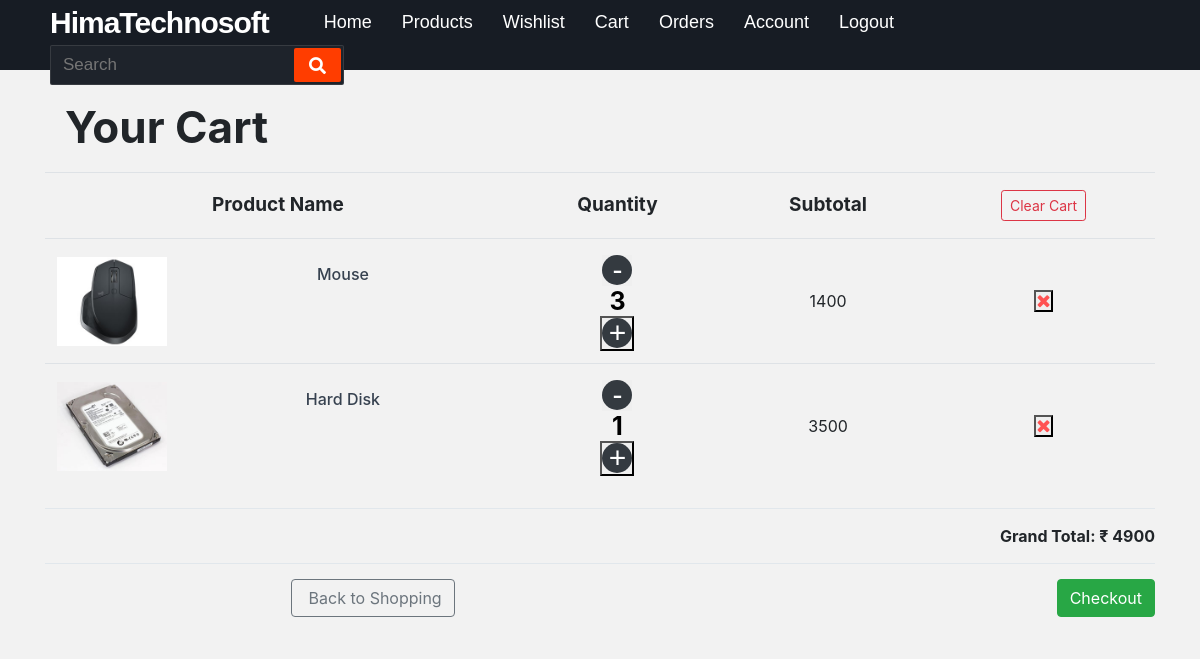
/cart (signed in), run on the app's committed database.
### himatech/models.py (models this page shows, shortened)
class Cart(db.Model):
    cart_id = db.Column(db.Integer, primary_key=True)
    username = db.Column(db.String(32))
    email = db.Column(db.String(120))
    product_name = db.Column(db.String(100))
    product_quantity = db.Column(db.Integer)
    product_image = db.Column(db.String(100))
    product_price = db.Column(db.Integer)
    checkout  = db.Column(db.Boolean, default=False)
    firstName = db.Column(db.String(30))
    lastName = db.Column(db.String(30))
    address = db.Column(db.String(300))
    phoneNumber = db.Column(db.Integer)
    company = db.Column(db.String(150))
    country = db.Column(db.String(100), default="India")
    city = db.Column(db.String(100))
    pincode = db.Column(db.String(6))
    state = db.Column(db.String(30), default="Karnataka")
    checkoutTime = db.Column(db.DateTime, default=datetime.utcnow)
    invoiceNumber = db.Column(db.String(16))

### himatech/routes.py (the view, shortened to what this page needs)
@app.route('/cart', methods=['POST', 'GET'])
@login_required
def cart():
    form = RemoveCartItem()
    checkOut = GoToCheckout()
    cartItems = Cart.query.filter_by(username=current_user.username, checkout=False).all()
    cartPrice = 0
    for cartItem in cartItems:
        cartPrice += cartItem.product_price
    if cartPrice == 0:
        return render_template('emptycart.html')
    return render_template('mycart.html', cart=cartItems, cartPrice=cartPrice, form=form, checkOut=checkOut)

### himatech/forms.py
class RemoveCartItem(FlaskForm):
    submit = SubmitField('Remove Item')

class GoToCheckout(FlaskForm):
    submit = SubmitField('Checkout')

### himatech/models.py (called while the page is built)
@login.user_loader                          #loads the user from the database
def load_user(id):
    return User.query.get(int(id))

### himatech/templates/mycart.html (shortened to what this page needs)
{% extends 'base.html'%}
{% block head%}
    <link rel="stylesheet" href="{{ url_for('static', filename='css/mycart.css') }}">
    <link href="https://maxcdn.bootstrapcdn.com/font-awesome/4.3.0/css/font-awesome.min.css" rel="stylesheet">
{% endblock head%}
{% block body %}
    <div class="container padding-bottom-3x mb-1 main">
        <h4 style=" font-size: 44px; font-weight: bold; padding: 10px 20px; text-align: left;">Your Cart</h4>
        <div class="table-responsive shopping-cart">
            <table class="table">
                <thead>
                    <tr>
                        <th>Product Name</th>
                        <th class="text-center">Quantity</th>
                        <th class="text-center">Subtotal</th>
                        <th class="text-center">
                            <form method="post" novalidate>
                                <button class="btn btn-sm btn-outline-danger">
                                    Clear Cart
                                </button>
                            </form>
                        </th>
                    </tr>
                </thead>
                <tbody>
                {% for item in cart %}
                    <tr>
                        <td>
                            <div class="product-item">
                                <div class="product-thumb">
                                    <img src="{{url_for('static', filename='images/product_images/'+ item.product_image) }}" alt="Product">
                                </div>
                                <div class="product-info">
                                    <h4 class="product-title">
                                        <a href="{{ url_for('productinfo', productName= item.product_name )}}">{{ item.product_name }}</a>
                                    </h4>
                                </div>
                            </div>
                        </td>
                        <td class="text-center">
                            <div class="qty mt-1">
                                <form method="post" novalidate>
                                    <button style="border:0px; border-color: #fff;">
                                        <span class="minus bg-dark" id="minus">-</span>
                                    </button>
                                </form>
                                <span class="count" id="count">{{ item.product_quantity }}<span>
                                <form method="post" novalidate>
                                   <button>
                                        <span class="plus bg-dark" id="plus">+</span>
                                    </button>
                                </form>
                            </div>
                        </td>
                        <td class="text-center text-lg text-medium">{{ item.product_price }}</td>
                        <td >
                        <form method="post" novalidate>
                            <button class="remove-from-cart">
                                <i class="fa fa-remove"></i>
                            </button>
                        </form>
                        </td>
                    </tr>
                    {% endfor %}
                    </tbody>
            </table>
        </div>
        <div class="shopping-cart-footer">
            <div class="column text-lg" style="font-weight: bold;">
                <span>Grand Total: </span>
                <span class="text-medium" style="font-weight: bold;">&#8377; {{ cartPrice }}</span>
            </div>
        </div>
        <div class="shopping-cart-footer">
            <div class="column">
                <a class="btn btn-outline-secondary" href="{{ url_for('product') }}">
                    &nbsp;Back to Shopping
                </a>
            </div>
            <div class="column">
            <a class="btn btn-success" href="{{ url_for('checkout') }}">Checkout</a></div>
        </div>
    </div>
{% endblock body %}

### himatech/static/css/base.css (style rules this page uses)
* { margin: 0; padding: 0; outline: none; box-sizing: border-box; }
body { background: #f2f2f2; }

### himatech/static/css/mycart.css (style rules this page uses)
.main { margin-top: 20px; }
.shopping-cart { margin-bottom: 20px }
.shopping-cart .table { margin-bottom: 0 }
.shopping-cart .btn { margin: 0 }
.shopping-cart>table>thead>tr>th, .shopping-cart>table>thead>tr>td, .shopping-cart>table>tbody>tr>th, .shopping-cart>table>tbody>tr>td { vertical-align: middle !important }
.shopping-cart>table thead th { padding-top: 17px; padding-bottom: 17px; border-width: 1px; font-size: 19px; }
.shopping-cart .remove-from-cart { display: inline-block; color: #ff5252; font-size: 18px; line-height: 1; text-decoration: none }
.shopping-cart .product-item { display: table; width: 100%; min-width: 150px; margin-top: 5px; margin-bottom: 3px }
.shopping-cart .product-item .product-thumb, .shopping-cart .product-item .product-info { display: table-cell; vertical-align: top }
.shopping-cart .product-item .product-thumb { width: 130px; padding-right: 20px }
.shopping-cart .product-item .product-thumb>img { display: block; width: 100% }
.shopping-cart .product-item .product-title { margin-bottom: 6px; padding-top: 5px; font-size: 16px; font-weight: 500 }
.shopping-cart .product-item .product-title>a { transition: color .3s; color: #374250; line-height: 1.5; text-decoration: none }
.shopping-cart-footer { display: table; width: 100%; padding: 10px 0; border-top: 1px solid #e1e7ec }
.shopping-cart-footer>.column { display: table-cell; padding: 5px 0; vertical-align: middle }
.shopping-cart-footer>.column:last-child { text-align: right }
.shopping-cart-footer>.column:last-child .btn { margin-right: 0; margin-left: 15px }
#count { color: #000; display: inline-block; vertical-align: top; font-size: 25px; font-weight: 700; line-height: 30px; padding: 0 2px; min-width: 35px; text-align: center; }
#plus { cursor: pointer; display: inline-block; vertical-align: center; color: white; width: 30px; height: 30px; font: 30px/1 Arial, sans-serif; text-align: center; border-radius: 50%; }
#minus { cursor: pointer; display: inline-block; vertical-align: center; color: white; width: 30px; height: 30px; line-height: 36px; font: 30px/1 Arial, sans-serif; text-align: center; border-radius: 50%; background-clip: padding-box; }
div { text-align: center; }

### data on the page
Cart: product_image (picture), product_name "Mouse", product_quantity "3", product_price "1400"
Cart: product_image (picture), product_name "Hard Disk", product_quantity "1", product_price "3500"

### other printed values
{{ cartPrice }} "4900"
